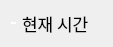
     <widget class="QWidget" name="horizontalLayoutWidget_4">
      <property name="geometry">
       <rect>
        <x>612</x>
        <y>297</y>
        <width>113</width>
        <height>31</height>
       </rect>
      </property>
      <layout class="QHBoxLayout" name="horizontalLayout_6">
       <item>
        <widget class="QPushButton" name="label_calender_2">
         <property name="font">
          <font>
           <pointsize>1</pointsize>
          </font>
         </property>
         <property name="cursor">
          <cursorShape>ArrowCursor</cursorShape>
         </property>
         <property name="styleSheet">
          <string notr="true">QPushButton
{
	background-color: rgb(255,255,255);
	border-radius: 8px;
}
</string>
         </property>
         <property name="text">
          <string/>
         </property>
         <property name="icon">
          <iconset>
           <normaloff>icons/clock.png</normaloff>icons/clock.png</iconset>
         </property>
         <property name="iconSize">
          <size>
           <width>25</width>
           <height>25</height>
          </size>
         </property>
        </widget>
       </item>
       <item>
        <widget class="QLabel" name="label_19">
         <property name="font">
          <font>
           <family>나눔스퀘어</family>
           <pointsize>13</pointsize>
           <weight>50</weight>
           <bold>false</bold>
          </font>
         </property>
         <property name="text">
          <string>현재 시간</string>
         </property>
        </widget>
       </item>
       <item>
        <widget class="QLabel" name="label_3">
         <property name="text">
          <string/>
         </property>
        </widget>
       </item>
      </layout>
     </widget>
